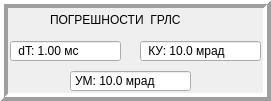
    <widget class="QFrame" name="frame_11">
     <property name="geometry">
      <rect>
       <x>170</x>
       <y>10</y>
       <width>271</width>
       <height>101</height>
      </rect>
     </property>
     <property name="frameShape">
      <enum>QFrame::Box</enum>
     </property>
     <property name="frameShadow">
      <enum>QFrame::Raised</enum>
     </property>
     <property name="lineWidth">
      <number>4</number>
     </property>
     <widget class="QDoubleSpinBox" name="doubleSpinBox_7">
      <property name="geometry">
       <rect>
        <x>140</x>
        <y>40</y>
        <width>121</width>
        <height>22</height>
       </rect>
      </property>
      <property name="buttonSymbols">
       <enum>QAbstractSpinBox::NoButtons</enum>
      </property>
      <property name="prefix">
       <string> КУ: </string>
      </property>
      <property name="suffix">
       <string> мрад</string>
      </property>
      <property name="decimals">
       <number>1</number>
      </property>
      <property name="maximum">
       <double>100.000000000000000</double>
      </property>
      <property name="singleStep">
       <double>1.000000000000000</double>
      </property>
      <property name="stepType">
       <enum>QAbstractSpinBox::AdaptiveDecimalStepType</enum>
      </property>
      <property name="value">
       <double>10.000000000000000</double>
      </property>
     </widget>
     <widget class="QDoubleSpinBox" name="doubleSpinBox_8">
      <property name="geometry">
       <rect>
        <x>10</x>
        <y>40</y>
        <width>111</width>
        <height>22</height>
       </rect>
      </property>
      <property name="buttonSymbols">
       <enum>QAbstractSpinBox::NoButtons</enum>
      </property>
      <property name="prefix">
       <string> dT: </string>
      </property>
      <property name="suffix">
       <string> мс</string>
      </property>
      <property name="maximum">
       <double>1000.000000000000000</double>
      </property>
      <property name="singleStep">
       <double>1.000000000000000</double>
      </property>
      <property name="value">
       <double>1.000000000000000</double>
      </property>
     </widget>
     <widget class="QDoubleSpinBox" name="doubleSpinBox_13">
      <property name="geometry">
       <rect>
        <x>70</x>
        <y>70</y>
        <width>121</width>
        <height>22</height>
       </rect>
      </property>
      <property name="buttonSymbols">
       <enum>QAbstractSpinBox::NoButtons</enum>
      </property>
      <property name="prefix">
       <string>УМ: </string>
      </property>
      <property name="suffix">
       <string> мрад</string>
      </property>
      <property name="decimals">
       <number>1</number>
      </property>
      <property name="maximum">
       <double>100.000000000000000</double>
      </property>
      <property name="singleStep">
       <double>1.000000000000000</double>
      </property>
      <property name="stepType">
       <enum>QAbstractSpinBox::AdaptiveDecimalStepType</enum>
      </property>
      <property name="value">
       <double>10.000000000000000</double>
      </property>
     </widget>
     <widget class="QLabel" name="label_61">
      <property name="geometry">
       <rect>
        <x>50</x>
        <y>10</y>
        <width>181</width>
        <height>20</height>
       </rect>
      </property>
      <property name="text">
       <string>ПОГРЕШНОСТИ  ГРЛС</string>
      </property>
     </widget>
    </widget>
